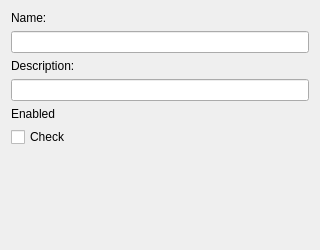
<?xml version="1.0" encoding="UTF-8"?>
<ui version="4.0"><class>Dialog</class><widget class="QDialog" name="Dialog"><property name="geometry"><rect><x>0</x><y>0</y><width>320</width><height>250</height></rect></property><property name="windowTitle"><string>Form wrap all</string></property><layout class="QFormLayout" name="formLayout"><property name="rowWrapPolicy"><enum>QFormLayout::WrapAllRows</enum></property><item row="0" column="0"><widget class="QLabel" name="label_1"><property name="text"><string>Name:</string></property></widget></item><item row="0" column="1"><widget class="QLineEdit" name="lineEdit_1"></widget></item><item row="1" column="0"><widget class="QLabel" name="label_2"><property name="text"><string>Description:</string></property></widget></item><item row="1" column="1"><widget class="QLineEdit" name="lineEdit_2"></widget></item><item row="2" column="0"><widget class="QLabel" name="label_3"><property name="text"><string>Enabled</string></property></widget></item><item row="2" column="1"><widget class="QCheckBox" name="checkBox_1"><property name="text"><string>Check</string></property><property name="checked"><bool>false</bool></property></widget></item></layout></widget></ui>
